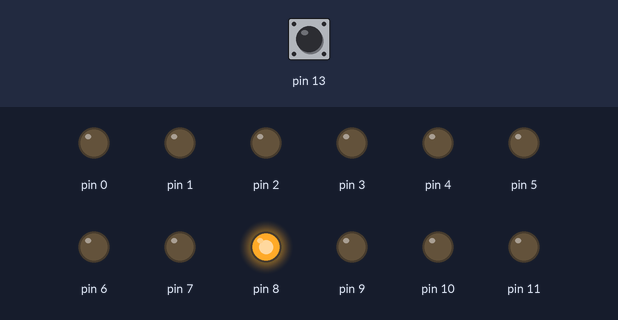
Recording of a sketch running on a simulated Arduino Uno, built with avr-gcc and run on an emulated ATmega328P. Parts: output pins drawn as LEDs (lit = HIGH). The test bench sets the inputs (shaded band); at power-on: pin 13 HIGH.

Above: at 0.1 s.
At 4.1 s:
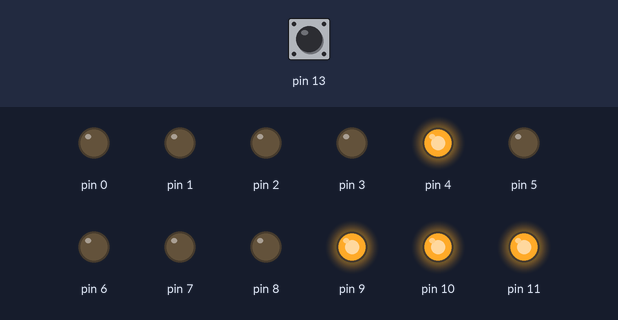
At 9.1 s:
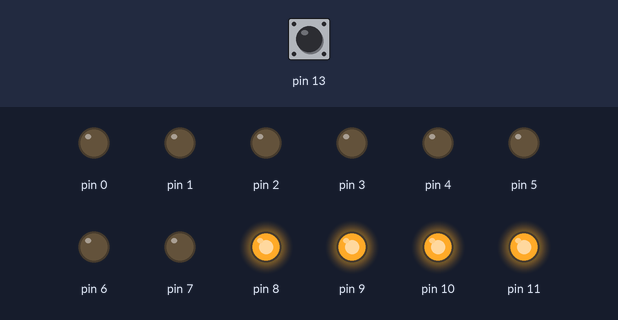
At 19.1 s:
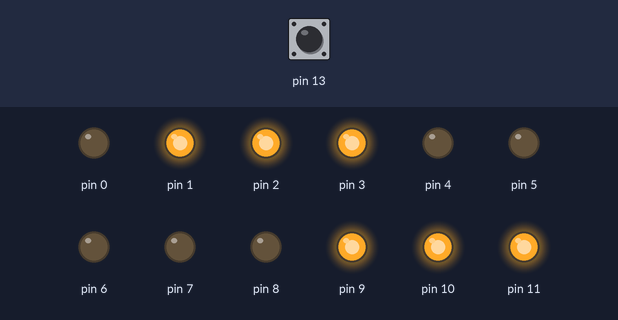
At 29.1 s:
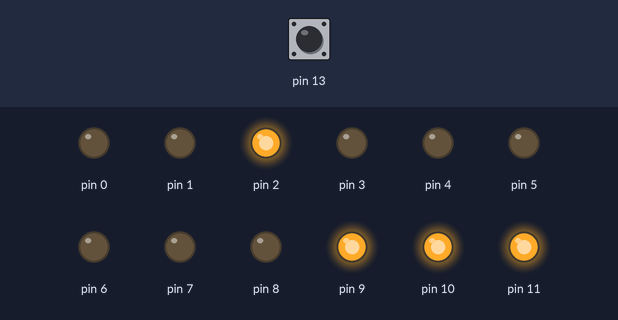
At 39.1 s:
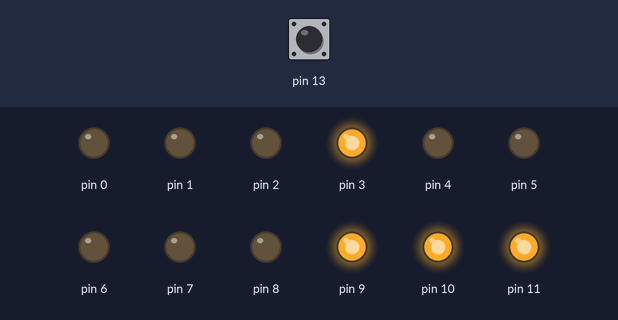
Timing chart, 0 to 40.0 s (numbered marks = the images above):
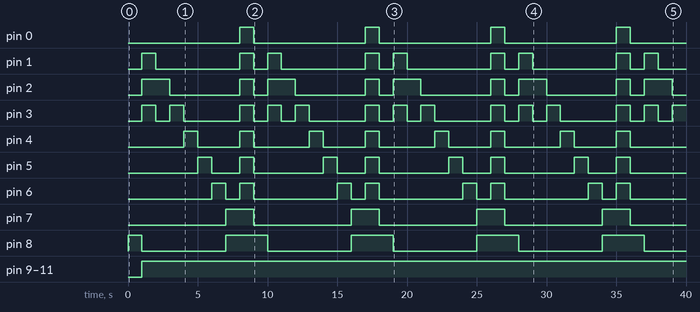

The sketch:

LeeEunYeong.ino
```cpp
boolean ledStatus=LOW;
int count = 0;
int swBuf =0 ;
int fndCount = 0;

byte fndData[9][7] = {
  {0,0,0,0,0,0,0},
  {1,1,1,0,0,0,0},
  {0,1,0,0,0,0,0},
  {0,0,1,0,0,0,0},
  {0,0,0,1,0,0,0},
  {0,0,0,0,1,0,0},
  {0,0,0,0,0,1,0},
  {0,0,0,0,0,0,1},
  {1,1,1,1,1,1,1}
};
void setup() {
  // put your setup code here, to run once:
pinMode(11, OUTPUT);
pinMode(10, OUTPUT);
pinMode(9, OUTPUT);
pinMode(13, INPUT_PULLUP);
for(int i = 0; i <9; i++)
{
  pinMode(i, OUTPUT);
}
attachInterrupt(0,interrupt,RISING);
}
void displayNum(byte num)
{
  for(int i = 0; i<9;i++)
  {
    digitalWrite(i, fndData[num][i-1]);
  }
}
void interrupt()
{
  ledStatus=!ledStatus;
  }
unsigned char color[5][3] = {
   {0,0,255}
  ,{0,143,255}
  ,{143,0,255}
  ,{207,0,47}
  ,{255,0,0}
};
void loop() {
  // put your main code here, to run repeatedly:
if(digitalRead(13) == LOW && swBuf == 0)
{
  swBuf = 1;
}
else if(digitalRead(13) == HIGH && swBuf == 1)
{
  swBuf = 0;
  count++;
  if(count > 4)
  {
    count = 0;
  }
}
displayNum(fndCount++);

   if(fndCount > 8)
 {
  fndCount = 0;
 }
 delay(1000);

setRgbColor(color[count][0],color[count][1],color[count][2]);
}
void setRgbColor(char r, char g, char b)
{
  analogWrite(11, 255 - r);
  analogWrite(10, 255 - g);
  analogWrite(9, 255 - b);
};
```

Measured:
- by itself, pin 0: alternates HIGH for 1.0 s and LOW for 8.0 s
- by itself, pin 1: repeats every 9.0 s: LOW 6.0 s, HIGH 1.0 s, LOW 1.0 s, HIGH 1.0 s
- by itself, pin 2: repeats every 9.0 s: LOW 5.0 s, HIGH 1.0 s, LOW 1.0 s, HIGH 2.0 s
- by itself, pin 3: repeats every 9.0 s: LOW 1.0 s, HIGH 1.0 s, LOW 4.0 s, HIGH 1.0 s, LOW 1.0 s, HIGH 1.0 s
- by itself, pin 4: repeats every 9.0 s: LOW 3.0 s, HIGH 1.0 s, LOW 4.0 s, HIGH 1.0 s
- by itself, pin 5: repeats every 9.0 s: LOW 2.0 s, HIGH 1.0 s, LOW 5.0 s, HIGH 1.0 s
- by itself, pin 6: repeats every 9.0 s: LOW 1.0 s, HIGH 1.0 s, LOW 6.0 s, HIGH 1.0 s
- by itself, pin 7: alternates HIGH for 2.0 s and LOW for 7.0 s
